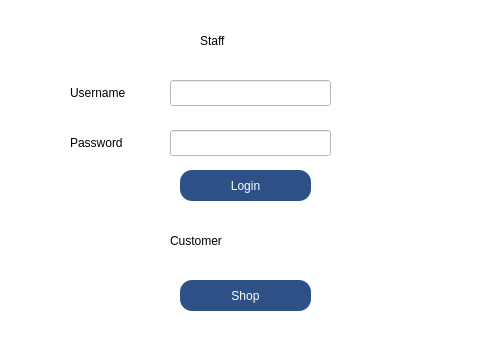
<?xml version="1.0" encoding="UTF-8"?>
<ui version="4.0">
 <class>Signin</class>
 <widget class="QMainWindow" name="Signin">
  <property name="geometry">
   <rect>
    <x>0</x>
    <y>0</y>
    <width>493</width>
    <height>347</height>
   </rect>
  </property>
  <property name="windowTitle">
   <string>Signin</string>
  </property>
  <property name="styleSheet">
   <string notr="true">background-color:rgb(255, 255, 255);</string>
  </property>
  <widget class="QWidget" name="centralwidget">
   <widget class="QLabel" name="label_Dev">
    <property name="geometry">
     <rect>
      <x>200</x>
      <y>10</y>
      <width>191</width>
      <height>61</height>
     </rect>
    </property>
    <property name="styleSheet">
     <string notr="true">font: 21pt &quot;Comic Sans MS&quot;;
font: 900 22pt &quot;Segoe UI Black&quot;;
color: rgb(0, 0, 0);</string>
    </property>
    <property name="text">
     <string>Staff</string>
    </property>
   </widget>
   <widget class="QLabel" name="label_customer">
    <property name="geometry">
     <rect>
      <x>170</x>
      <y>220</y>
      <width>181</width>
      <height>41</height>
     </rect>
    </property>
    <property name="styleSheet">
     <string notr="true">font: 21pt &quot;Comic Sans MS&quot;;
font: 900 22pt &quot;Segoe UI Black&quot;;
color: rgb(0, 0, 0);</string>
    </property>
    <property name="text">
     <string>Customer</string>
    </property>
   </widget>
   <widget class="QPushButton" name="btn_customer">
    <property name="geometry">
     <rect>
      <x>180</x>
      <y>280</y>
      <width>131</width>
      <height>31</height>
     </rect>
    </property>
    <property name="styleSheet">
     <string notr="true">color: rgb(255, 255, 255);
background: rgb(45, 81, 135);
border-radius: 12px;</string>
    </property>
    <property name="text">
     <string>Shop</string>
    </property>
   </widget>
   <widget class="QLineEdit" name="user_entry">
    <property name="geometry">
     <rect>
      <x>170</x>
      <y>80</y>
      <width>161</width>
      <height>26</height>
     </rect>
    </property>
    <property name="text">
     <string/>
    </property>
    <property name="readOnly">
     <bool>false</bool>
    </property>
   </widget>
   <widget class="QLabel" name="username_la">
    <property name="geometry">
     <rect>
      <x>70</x>
      <y>80</y>
      <width>71</width>
      <height>26</height>
     </rect>
    </property>
    <property name="styleSheet">
     <string notr="true">color: rgb(0, 0, 0);</string>
    </property>
    <property name="text">
     <string>Username</string>
    </property>
   </widget>
   <widget class="QLineEdit" name="user_password">
    <property name="geometry">
     <rect>
      <x>170</x>
      <y>130</y>
      <width>161</width>
      <height>26</height>
     </rect>
    </property>
    <property name="echoMode">
     <enum>QLineEdit::PasswordEchoOnEdit</enum>
    </property>
    <property name="readOnly">
     <bool>false</bool>
    </property>
   </widget>
   <widget class="QLabel" name="password_la">
    <property name="geometry">
     <rect>
      <x>70</x>
      <y>130</y>
      <width>61</width>
      <height>26</height>
     </rect>
    </property>
    <property name="styleSheet">
     <string notr="true">color: rgb(0, 0, 0);</string>
    </property>
    <property name="text">
     <string>Password  </string>
    </property>
   </widget>
   <widget class="QPushButton" name="btn_login_dev">
    <property name="geometry">
     <rect>
      <x>180</x>
      <y>170</y>
      <width>131</width>
      <height>31</height>
     </rect>
    </property>
    <property name="styleSheet">
     <string notr="true">color: rgb(255, 255, 255);
background: rgb(45, 81, 135);
border-radius: 12px;</string>
    </property>
    <property name="text">
     <string>Login</string>
    </property>
   </widget>
  </widget>
 </widget>
 <resources/>
 <connections/>
</ui>
